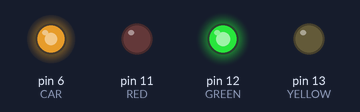
Bench run of a sketch on a simulated Arduino Uno, built with avr-gcc and run on an emulated ATmega328P. Parts: output pins drawn as LEDs (lit = HIGH).

Above: at 0.05 s.
At 14.9 s:
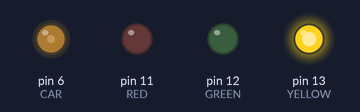
At 29.9 s:
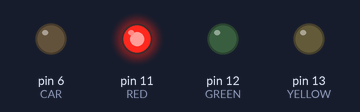
Timing chart, 0 to 39.0 s (numbered marks = the images above):
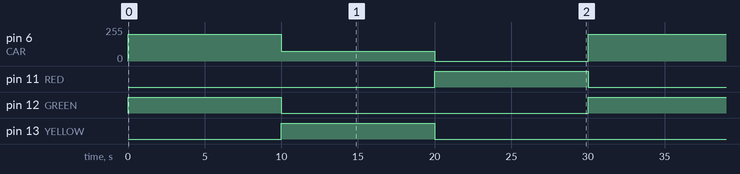

The sketch:

traffic_signal.ino
```cpp
#define RED 11                    /* Pin 11 is Used as Red Signal */
#define YELLOW 13                 /* Pin 13 is Used as YELLOW Signal */
#define GREEN 12                  /* Pin 12 is Used as GREEN Signal */
#define CAR 6                     /* Pin 6 is Used as CAR Signal */
#define DELAY_TIME 10000


void trafic_light(int,int);


void setup() {


  Serial.begin(9600);

  pinMode(RED,OUTPUT);                    /* Pin 11 is Used For Output */
  pinMode(YELLOW,OUTPUT);                 /* Pin 13 is Used For Output */
  pinMode(GREEN,OUTPUT);                  /* Pin 12 is Used For Output */
  //pinMode(CAR,OUTPUT);                    /* Pin 7 is Used For Output */

}

void loop() {

  trafic_light(GREEN,200);

  trafic_light(YELLOW,75);

  trafic_light(RED,0);
}

void trafic_light(int pin_number,int car_speed)
{
  digitalWrite(pin_number,HIGH);
  analogWrite(CAR,car_speed);
  delay(DELAY_TIME);
  digitalWrite(pin_number,LOW);
}
```

Measured:
- by itself, pin 6 (CAR): repeats every 30.0 s: 75/255 10.0 s, 0/255 10.0 s, 200/255 10.0 s
- by itself, pin 11 (RED), pin 12 (GREEN), pin 13 (YELLOW): alternates HIGH for 10.0 s and LOW for 20.0 s
